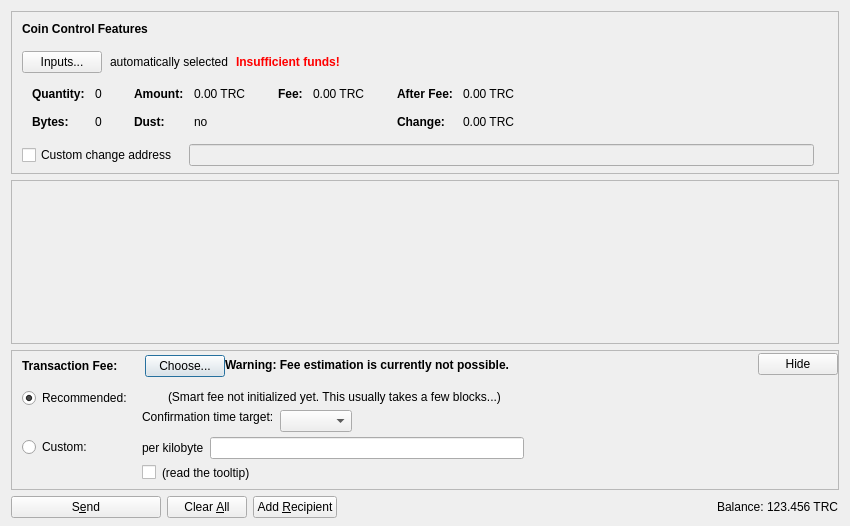
<?xml version="1.0" encoding="UTF-8"?>
<ui version="4.0">
 <class>SendCoinsDialog</class>
 <widget class="QDialog" name="SendCoinsDialog">
  <property name="geometry">
   <rect>
    <x>0</x>
    <y>0</y>
    <width>850</width>
    <height>526</height>
   </rect>
  </property>
  <property name="windowTitle">
   <string>Send Coins</string>
  </property>
  <layout class="QVBoxLayout" name="verticalLayout" stretch="0,1,0,0">
   <property name="bottomMargin">
    <number>8</number>
   </property>
   <item>
    <widget class="QFrame" name="frameCoinControl">
     <property name="sizePolicy">
      <sizepolicy hsizetype="Expanding" vsizetype="Expanding">
       <horstretch>0</horstretch>
       <verstretch>0</verstretch>
      </sizepolicy>
     </property>
     <property name="maximumSize">
      <size>
       <width>16777215</width>
       <height>16777215</height>
      </size>
     </property>
     <property name="frameShape">
      <enum>QFrame::StyledPanel</enum>
     </property>
     <property name="frameShadow">
      <enum>QFrame::Sunken</enum>
     </property>
     <layout class="QVBoxLayout" name="verticalLayoutCoinControl2">
      <property name="spacing">
       <number>0</number>
      </property>
      <property name="leftMargin">
       <number>0</number>
      </property>
      <property name="topMargin">
       <number>0</number>
      </property>
      <property name="rightMargin">
       <number>0</number>
      </property>
      <property name="bottomMargin">
       <number>6</number>
      </property>
      <item>
       <layout class="QVBoxLayout" name="verticalLayoutCoinControl" stretch="0,0,0,0,1">
        <property name="spacing">
         <number>0</number>
        </property>
        <property name="leftMargin">
         <number>10</number>
        </property>
        <property name="topMargin">
         <number>10</number>
        </property>
        <item>
         <layout class="QHBoxLayout" name="horizontalLayoutCoinControl1">
          <property name="bottomMargin">
           <number>15</number>
          </property>
          <item>
           <widget class="QLabel" name="labelCoinControlFeatures">
            <property name="sizePolicy">
             <sizepolicy hsizetype="Preferred" vsizetype="Maximum">
              <horstretch>0</horstretch>
              <verstretch>0</verstretch>
             </sizepolicy>
            </property>
            <property name="font">
             <font>
              <weight>75</weight>
              <bold>true</bold>
             </font>
            </property>
            <property name="styleSheet">
             <string notr="true">font-weight:bold;</string>
            </property>
            <property name="text">
             <string>Coin Control Features</string>
            </property>
           </widget>
          </item>
         </layout>
        </item>
        <item>
         <layout class="QHBoxLayout" name="horizontalLayoutCoinControl2" stretch="0,0,0,0">
          <property name="spacing">
           <number>8</number>
          </property>
          <property name="bottomMargin">
           <number>10</number>
          </property>
          <item>
           <widget class="QPushButton" name="pushButtonCoinControl">
            <property name="styleSheet">
             <string notr="true"/>
            </property>
            <property name="text">
             <string>Inputs...</string>
            </property>
            <property name="autoDefault">
             <bool>false</bool>
            </property>
           </widget>
          </item>
          <item>
           <widget class="QLabel" name="labelCoinControlAutomaticallySelected">
            <property name="text">
             <string>automatically selected</string>
            </property>
            <property name="margin">
             <number>5</number>
            </property>
           </widget>
          </item>
          <item>
           <widget class="QLabel" name="labelCoinControlInsuffFunds">
            <property name="font">
             <font>
              <weight>75</weight>
              <bold>true</bold>
             </font>
            </property>
            <property name="styleSheet">
             <string notr="true">color:red;font-weight:bold;</string>
            </property>
            <property name="text">
             <string>Insufficient funds!</string>
            </property>
            <property name="margin">
             <number>5</number>
            </property>
           </widget>
          </item>
          <item>
           <spacer name="horizontalSpacerCoinControl">
            <property name="orientation">
             <enum>Qt::Horizontal</enum>
            </property>
            <property name="sizeHint" stdset="0">
             <size>
              <width>40</width>
              <height>1</height>
             </size>
            </property>
           </spacer>
          </item>
         </layout>
        </item>
        <item>
         <widget class="QWidget" name="widgetCoinControl" native="true">
          <property name="sizePolicy">
           <sizepolicy hsizetype="Preferred" vsizetype="Preferred">
            <horstretch>0</horstretch>
            <verstretch>0</verstretch>
           </sizepolicy>
          </property>
          <property name="minimumSize">
           <size>
            <width>0</width>
            <height>0</height>
           </size>
          </property>
          <property name="styleSheet">
           <string notr="true"/>
          </property>
          <layout class="QHBoxLayout" name="horizontalLayoutCoinControl5">
           <property name="leftMargin">
            <number>0</number>
           </property>
           <property name="topMargin">
            <number>0</number>
           </property>
           <property name="rightMargin">
            <number>0</number>
           </property>
           <property name="bottomMargin">
            <number>0</number>
           </property>
           <item>
            <layout class="QHBoxLayout" name="horizontalLayoutCoinControl3" stretch="0,0,0,1">
             <property name="spacing">
              <number>20</number>
             </property>
             <property name="topMargin">
              <number>0</number>
             </property>
             <property name="bottomMargin">
              <number>10</number>
             </property>
             <item>
              <layout class="QFormLayout" name="formLayoutCoinControl1">
               <property name="horizontalSpacing">
                <number>10</number>
               </property>
               <property name="verticalSpacing">
                <number>14</number>
               </property>
               <property name="leftMargin">
                <number>10</number>
               </property>
               <property name="topMargin">
                <number>4</number>
               </property>
               <property name="rightMargin">
                <number>6</number>
               </property>
               <item row="0" column="0">
                <widget class="QLabel" name="labelCoinControlQuantityText">
                 <property name="font">
                  <font>
                   <weight>75</weight>
                   <bold>true</bold>
                  </font>
                 </property>
                 <property name="text">
                  <string>Quantity:</string>
                 </property>
                 <property name="margin">
                  <number>0</number>
                 </property>
                </widget>
               </item>
               <item row="0" column="1">
                <widget class="QLabel" name="labelCoinControlQuantity">
                 <property name="cursor">
                  <cursorShape>IBeamCursor</cursorShape>
                 </property>
                 <property name="contextMenuPolicy">
                  <enum>Qt::ActionsContextMenu</enum>
                 </property>
                 <property name="text">
                  <string notr="true">0</string>
                 </property>
                 <property name="margin">
                  <number>0</number>
                 </property>
                 <property name="textInteractionFlags">
                  <set>Qt::LinksAccessibleByMouse|Qt::TextSelectableByKeyboard|Qt::TextSelectableByMouse</set>
                 </property>
                </widget>
               </item>
               <item row="1" column="0">
                <widget class="QLabel" name="labelCoinControlBytesText">
                 <property name="font">
                  <font>
                   <weight>75</weight>
                   <bold>true</bold>
                  </font>
                 </property>
                 <property name="text">
                  <string>Bytes:</string>
                 </property>
                </widget>
               </item>
               <item row="1" column="1">
                <widget class="QLabel" name="labelCoinControlBytes">
                 <property name="cursor">
                  <cursorShape>IBeamCursor</cursorShape>
                 </property>
                 <property name="contextMenuPolicy">
                  <enum>Qt::ActionsContextMenu</enum>
                 </property>
                 <property name="text">
                  <string notr="true">0</string>
                 </property>
                 <property name="textInteractionFlags">
                  <set>Qt::LinksAccessibleByMouse|Qt::TextSelectableByKeyboard|Qt::TextSelectableByMouse</set>
                 </property>
                </widget>
               </item>
              </layout>
             </item>
             <item>
              <layout class="QFormLayout" name="formLayoutCoinControl2">
               <property name="horizontalSpacing">
                <number>10</number>
               </property>
               <property name="verticalSpacing">
                <number>14</number>
               </property>
               <property name="leftMargin">
                <number>6</number>
               </property>
               <property name="topMargin">
                <number>4</number>
               </property>
               <property name="rightMargin">
                <number>6</number>
               </property>
               <item row="0" column="0">
                <widget class="QLabel" name="labelCoinControlAmountText">
                 <property name="font">
                  <font>
                   <weight>75</weight>
                   <bold>true</bold>
                  </font>
                 </property>
                 <property name="text">
                  <string>Amount:</string>
                 </property>
                 <property name="margin">
                  <number>0</number>
                 </property>
                </widget>
               </item>
               <item row="0" column="1">
                <widget class="QLabel" name="labelCoinControlAmount">
                 <property name="cursor">
                  <cursorShape>IBeamCursor</cursorShape>
                 </property>
                 <property name="contextMenuPolicy">
                  <enum>Qt::ActionsContextMenu</enum>
                 </property>
                 <property name="text">
                  <string notr="true">0.00 TRC</string>
                 </property>
                 <property name="textInteractionFlags">
                  <set>Qt::LinksAccessibleByMouse|Qt::TextSelectableByKeyboard|Qt::TextSelectableByMouse</set>
                 </property>
                </widget>
               </item>
               <item row="1" column="0">
                <widget class="QLabel" name="labelCoinControlLowOutputText">
                 <property name="font">
                  <font>
                   <weight>75</weight>
                   <bold>true</bold>
                  </font>
                 </property>
                 <property name="text">
                  <string>Dust:</string>
                 </property>
                </widget>
               </item>
               <item row="1" column="1">
                <widget class="QLabel" name="labelCoinControlLowOutput">
                 <property name="cursor">
                  <cursorShape>IBeamCursor</cursorShape>
                 </property>
                 <property name="contextMenuPolicy">
                  <enum>Qt::ActionsContextMenu</enum>
                 </property>
                 <property name="text">
                  <string notr="true">no</string>
                 </property>
                 <property name="textInteractionFlags">
                  <set>Qt::LinksAccessibleByMouse|Qt::TextSelectableByKeyboard|Qt::TextSelectableByMouse</set>
                 </property>
                </widget>
               </item>
              </layout>
             </item>
             <item>
              <layout class="QFormLayout" name="formLayoutCoinControl3">
               <property name="horizontalSpacing">
                <number>10</number>
               </property>
               <property name="verticalSpacing">
                <number>14</number>
               </property>
               <property name="leftMargin">
                <number>6</number>
               </property>
               <property name="topMargin">
                <number>4</number>
               </property>
               <property name="rightMargin">
                <number>6</number>
               </property>
               <item row="0" column="0">
                <widget class="QLabel" name="labelCoinControlFeeText">
                 <property name="font">
                  <font>
                   <weight>75</weight>
                   <bold>true</bold>
                  </font>
                 </property>
                 <property name="text">
                  <string>Fee:</string>
                 </property>
                 <property name="margin">
                  <number>0</number>
                 </property>
                </widget>
               </item>
               <item row="0" column="1">
                <widget class="QLabel" name="labelCoinControlFee">
                 <property name="cursor">
                  <cursorShape>IBeamCursor</cursorShape>
                 </property>
                 <property name="contextMenuPolicy">
                  <enum>Qt::ActionsContextMenu</enum>
                 </property>
                 <property name="text">
                  <string notr="true">0.00 TRC</string>
                 </property>
                 <property name="textInteractionFlags">
                  <set>Qt::LinksAccessibleByMouse|Qt::TextSelectableByKeyboard|Qt::TextSelectableByMouse</set>
                 </property>
                </widget>
               </item>
              </layout>
             </item>
             <item>
              <layout class="QFormLayout" name="formLayoutCoinControl4">
               <property name="horizontalSpacing">
                <number>10</number>
               </property>
               <property name="verticalSpacing">
                <number>14</number>
               </property>
               <property name="leftMargin">
                <number>6</number>
               </property>
               <property name="topMargin">
                <number>4</number>
               </property>
               <property name="rightMargin">
                <number>6</number>
               </property>
               <item row="0" column="0">
                <widget class="QLabel" name="labelCoinControlAfterFeeText">
                 <property name="font">
                  <font>
                   <weight>75</weight>
                   <bold>true</bold>
                  </font>
                 </property>
                 <property name="text">
                  <string>After Fee:</string>
                 </property>
                 <property name="margin">
                  <number>0</number>
                 </property>
                </widget>
               </item>
               <item row="0" column="1">
                <widget class="QLabel" name="labelCoinControlAfterFee">
                 <property name="cursor">
                  <cursorShape>IBeamCursor</cursorShape>
                 </property>
                 <property name="contextMenuPolicy">
                  <enum>Qt::ActionsContextMenu</enum>
                 </property>
                 <property name="text">
                  <string notr="true">0.00 TRC</string>
                 </property>
                 <property name="textInteractionFlags">
                  <set>Qt::LinksAccessibleByMouse|Qt::TextSelectableByKeyboard|Qt::TextSelectableByMouse</set>
                 </property>
                </widget>
               </item>
               <item row="1" column="0">
                <widget class="QLabel" name="labelCoinControlChangeText">
                 <property name="font">
                  <font>
                   <weight>75</weight>
                   <bold>true</bold>
                  </font>
                 </property>
                 <property name="text">
                  <string>Change:</string>
                 </property>
                </widget>
               </item>
               <item row="1" column="1">
                <widget class="QLabel" name="labelCoinControlChange">
                 <property name="cursor">
                  <cursorShape>IBeamCursor</cursorShape>
                 </property>
                 <property name="contextMenuPolicy">
                  <enum>Qt::ActionsContextMenu</enum>
                 </property>
                 <property name="text">
                  <string notr="true">0.00 TRC</string>
                 </property>
                 <property name="textInteractionFlags">
                  <set>Qt::LinksAccessibleByMouse|Qt::TextSelectableByKeyboard|Qt::TextSelectableByMouse</set>
                 </property>
                </widget>
               </item>
              </layout>
             </item>
            </layout>
           </item>
          </layout>
         </widget>
        </item>
        <item>
         <layout class="QHBoxLayout" name="horizontalLayoutCoinControl4" stretch="0,0,0">
          <property name="spacing">
           <number>12</number>
          </property>
          <property name="sizeConstraint">
           <enum>QLayout::SetDefaultConstraint</enum>
          </property>
          <property name="topMargin">
           <number>5</number>
          </property>
          <property name="rightMargin">
           <number>5</number>
          </property>
          <item>
           <widget class="QCheckBox" name="checkBoxCoinControlChange">
            <property name="toolTip">
             <string>If this is activated, but the change address is empty or invalid, change will be sent to a newly generated address.</string>
            </property>
            <property name="text">
             <string>Custom change address</string>
            </property>
           </widget>
          </item>
          <item>
           <widget class="QValidatedLineEdit" name="lineEditCoinControlChange">
            <property name="enabled">
             <bool>false</bool>
            </property>
            <property name="sizePolicy">
             <sizepolicy hsizetype="Expanding" vsizetype="Fixed">
              <horstretch>0</horstretch>
              <verstretch>0</verstretch>
             </sizepolicy>
            </property>
           </widget>
          </item>
          <item>
           <widget class="QLabel" name="labelCoinControlChangeLabel">
            <property name="sizePolicy">
             <sizepolicy hsizetype="Preferred" vsizetype="Expanding">
              <horstretch>0</horstretch>
              <verstretch>0</verstretch>
             </sizepolicy>
            </property>
            <property name="minimumSize">
             <size>
              <width>0</width>
              <height>0</height>
             </size>
            </property>
            <property name="text">
             <string/>
            </property>
            <property name="margin">
             <number>3</number>
            </property>
           </widget>
          </item>
         </layout>
        </item>
        <item>
         <spacer name="verticalSpacerCoinControl">
          <property name="orientation">
           <enum>Qt::Vertical</enum>
          </property>
          <property name="sizeHint" stdset="0">
           <size>
            <width>800</width>
            <height>1</height>
           </size>
          </property>
         </spacer>
        </item>
       </layout>
      </item>
     </layout>
    </widget>
   </item>
   <item>
    <widget class="QScrollArea" name="scrollArea">
     <property name="widgetResizable">
      <bool>true</bool>
     </property>
     <widget class="QWidget" name="scrollAreaWidgetContents">
      <property name="geometry">
       <rect>
        <x>0</x>
        <y>0</y>
        <width>830</width>
        <height>104</height>
       </rect>
      </property>
      <layout class="QVBoxLayout" name="verticalLayout_2" stretch="0,1">
       <property name="leftMargin">
        <number>0</number>
       </property>
       <property name="topMargin">
        <number>0</number>
       </property>
       <property name="rightMargin">
        <number>0</number>
       </property>
       <property name="bottomMargin">
        <number>0</number>
       </property>
       <item>
        <layout class="QVBoxLayout" name="entries">
         <property name="spacing">
          <number>6</number>
         </property>
        </layout>
       </item>
       <item>
        <spacer name="verticalSpacer">
         <property name="orientation">
          <enum>Qt::Vertical</enum>
         </property>
         <property name="sizeHint" stdset="0">
          <size>
           <width>20</width>
           <height>40</height>
          </size>
         </property>
        </spacer>
       </item>
      </layout>
     </widget>
    </widget>
   </item>
   <item>
    <widget class="QFrame" name="frameFee">
     <property name="sizePolicy">
      <sizepolicy hsizetype="Expanding" vsizetype="Expanding">
       <horstretch>0</horstretch>
       <verstretch>0</verstretch>
      </sizepolicy>
     </property>
     <property name="maximumSize">
      <size>
       <width>16777215</width>
       <height>16777215</height>
      </size>
     </property>
     <property name="frameShape">
      <enum>QFrame::StyledPanel</enum>
     </property>
     <property name="frameShadow">
      <enum>QFrame::Sunken</enum>
     </property>
     <layout class="QVBoxLayout" name="verticalLayoutFee1">
      <property name="spacing">
       <number>0</number>
      </property>
      <property name="leftMargin">
       <number>0</number>
      </property>
      <property name="topMargin">
       <number>0</number>
      </property>
      <property name="rightMargin">
       <number>0</number>
      </property>
      <property name="bottomMargin">
       <number>0</number>
      </property>
      <item>
       <layout class="QVBoxLayout" name="verticalLayoutFee2" stretch="0,0,0">
        <property name="spacing">
         <number>0</number>
        </property>
        <property name="leftMargin">
         <number>10</number>
        </property>
        <property name="topMargin">
         <number>0</number>
        </property>
        <item>
         <layout class="QHBoxLayout" name="horizontalLayoutFee1">
          <property name="bottomMargin">
           <number>0</number>
          </property>
          <item>
           <layout class="QVBoxLayout" name="verticalLayoutFee7">
            <property name="spacing">
             <number>0</number>
            </property>
            <item>
             <spacer name="verticalSpacerSmartFee">
              <property name="orientation">
               <enum>Qt::Vertical</enum>
              </property>
              <property name="sizeType">
               <enum>QSizePolicy::Fixed</enum>
              </property>
              <property name="sizeHint" stdset="0">
               <size>
                <width>1</width>
                <height>4</height>
               </size>
              </property>
             </spacer>
            </item>
            <item>
             <layout class="QHBoxLayout" name="horizontalLayoutSmartFee">
              <property name="spacing">
               <number>10</number>
              </property>
              <item>
               <widget class="QLabel" name="labelFeeHeadline">
                <property name="sizePolicy">
                 <sizepolicy hsizetype="Preferred" vsizetype="Maximum">
                  <horstretch>0</horstretch>
                  <verstretch>0</verstretch>
                 </sizepolicy>
                </property>
                <property name="font">
                 <font>
                  <weight>75</weight>
                  <bold>true</bold>
                 </font>
                </property>
                <property name="styleSheet">
                 <string notr="true">font-weight:bold;</string>
                </property>
                <property name="text">
                 <string>Transaction Fee:</string>
                </property>
               </widget>
              </item>
              <item>
               <widget class="QLabel" name="labelFeeMinimized">
                <property name="text">
                 <string/>
                </property>
               </widget>
              </item>
              <item>
               <widget class="QPushButton" name="buttonChooseFee">
                <property name="text">
                 <string>Choose...</string>
                </property>
               </widget>
              </item>
             </layout>
            </item>
            <item>
             <spacer name="verticalSpacer_5">
              <property name="orientation">
               <enum>Qt::Vertical</enum>
              </property>
              <property name="sizeHint" stdset="0">
               <size>
                <width>1</width>
                <height>1</height>
               </size>
              </property>
             </spacer>
            </item>
           </layout>
          </item>
          <item>
           <widget class="QLabel" name="fallbackFeeWarningLabel">
            <property name="toolTip">
             <string>Using the fallbackfee can result in sending a transaction that will take several hours or days (or never) to confirm. Consider choosing your fee manually or wait until you have validated the complete chain.</string>
            </property>
            <property name="font">
            <font>
                <weight>75</weight>
                <bold>true</bold>
            </font>
            </property>
            <property name="text">
             <string>Warning: Fee estimation is currently not possible.</string>
            </property>
            <property name="wordWrap">
             <bool>false</bool>
            </property>
           </widget>
          </item>
          <item>
           <spacer name="horizontalSpacer_4">
            <property name="orientation">
             <enum>Qt::Horizontal</enum>
            </property>
            <property name="sizeType">
             <enum>QSizePolicy::MinimumExpanding</enum>
            </property>
            <property name="sizeHint" stdset="0">
             <size>
              <width>40</width>
              <height>20</height>
             </size>
            </property>
           </spacer>
          </item>
          <item>
           <widget class="QPushButton" name="buttonMinimizeFee">
            <property name="toolTip">
             <string>collapse fee-settings</string>
            </property>
            <property name="text">
             <string>Hide</string>
            </property>
           </widget>
          </item>
         </layout>
        </item>
        <item>
         <widget class="QFrame" name="frameFeeSelection">
          <layout class="QVBoxLayout" name="verticalLayoutFee12">
           <property name="spacing">
            <number>0</number>
           </property>
           <property name="leftMargin">
            <number>0</number>
           </property>
           <property name="topMargin">
            <number>0</number>
           </property>
           <property name="rightMargin">
            <number>0</number>
           </property>
           <property name="bottomMargin">
            <number>0</number>
           </property>
           <item>
            <layout class="QGridLayout" name="gridLayoutFee">
             <property name="topMargin">
              <number>10</number>
             </property>
             <property name="bottomMargin">
              <number>4</number>
             </property>
             <property name="horizontalSpacing">
              <number>10</number>
             </property>
             <property name="verticalSpacing">
              <number>4</number>
             </property>
             <item row="1" column="1">
              <layout class="QVBoxLayout" name="verticalLayoutFee8">
               <property name="spacing">
                <number>6</number>
               </property>
               <item>
                <layout class="QHBoxLayout" name="horizontalLayoutFee13">
                 <item>
                  <widget class="QLabel" name="labelCustomPerKilobyte">
                   <property name="toolTip">
                    <string>Specify a custom fee per kB (1,000 bytes) of the transaction's virtual size.

Note:  Since the fee is calculated on a per-byte basis, a fee of "100 satoshis per kB" for a transaction size of 500 bytes (half of 1 kB) would ultimately yield a fee of only 50 satoshis.</string>
                   </property>
                   <property name="text">
                    <string>per kilobyte</string>
                   </property>
                  </widget>
                 </item>
                 <item>
                  <widget class="BitcoinAmountField" name="customFee"/>
                 </item>
                 <item>
                  <spacer name="horizontalSpacer_6">
                   <property name="orientation">
                    <enum>Qt::Horizontal</enum>
                   </property>
                   <property name="sizeHint" stdset="0">
                    <size>
                     <width>1</width>
                     <height>1</height>
                    </size>
                   </property>
                  </spacer>
                 </item>
                </layout>
               </item>
               <item>
                <layout class="QHBoxLayout" name="horizontalLayoutFee8">
                 <item>
                  <widget class="QCheckBox" name="checkBoxMinimumFee">
                   <property name="toolTip">
                    <string>Paying only the minimum fee is just fine as long as there is less transaction volume than space in the blocks. But be aware that this can end up in a never confirming transaction once there is more demand for truecoin transactions than the network can process.</string>
                   </property>
                   <property name="text">
                    <string/>
                   </property>
                  </widget>
                 </item>
                 <item>
                  <widget class="QLabel" name="labelMinFeeWarning">
                   <property name="enabled">
                    <bool>true</bool>
                   </property>
                   <property name="toolTip">
                    <string>Paying only the minimum fee is just fine as long as there is less transaction volume than space in the blocks. But be aware that this can end up in a never confirming transaction once there is more demand for truecoin transactions than the network can process.</string>
                   </property>
                   <property name="text">
                    <string>(read the tooltip)</string>
                   </property>
                   <property name="margin">
                    <number>5</number>
                   </property>
                  </widget>
                 </item>
                 <item>
                  <spacer name="horizontalSpacer_2">
                   <property name="orientation">
                    <enum>Qt::Horizontal</enum>
                   </property>
                   <property name="sizeHint" stdset="0">
                    <size>
                     <width>1</width>
                     <height>1</height>
                    </size>
                   </property>
                  </spacer>
                 </item>
                </layout>
               </item>
              </layout>
             </item>
             <item row="0" column="0">
              <layout class="QVBoxLayout" name="verticalLayoutFee4" stretch="0,1">
               <item>
                <widget class="QRadioButton" name="radioSmartFee">
                 <property name="text">
                  <string>Recommended:</string>
                 </property>
                 <property name="checked">
                  <bool>true</bool>
                 </property>
                 <attribute name="buttonGroup">
                  <string notr="true">groupFee</string>
                 </attribute>
                </widget>
               </item>
               <item>
                <spacer name="verticalSpacer_2">
                 <property name="orientation">
                  <enum>Qt::Vertical</enum>
                 </property>
                 <property name="sizeHint" stdset="0">
                  <size>
                   <width>1</width>
                   <height>1</height>
                  </size>
                 </property>
                </spacer>
               </item>
              </layout>
             </item>
             <item row="1" column="0">
              <layout class="QVBoxLayout" name="verticalLayoutFee9" stretch="0,1">
               <item>
                <widget class="QRadioButton" name="radioCustomFee">
                 <property name="text">
                  <string>Custom:</string>
                 </property>
                 <attribute name="buttonGroup">
                  <string notr="true">groupFee</string>
                 </attribute>
                </widget>
               </item>
               <item>
                <spacer name="verticalSpacer_6">
                 <property name="orientation">
                  <enum>Qt::Vertical</enum>
                 </property>
                 <property name="sizeHint" stdset="0">
                  <size>
                   <width>1</width>
                   <height>1</height>
                  </size>
                 </property>
                </spacer>
               </item>
              </layout>
             </item>
             <item row="0" column="1">
              <layout class="QVBoxLayout" name="verticalLayoutFee3" stretch="0,0,1">
               <property name="spacing">
                <number>6</number>
               </property>
               <property name="topMargin">
                <number>2</number>
               </property>
               <item>
                <layout class="QHBoxLayout" name="horizontalLayoutFee12">
                 <item>
                  <widget class="QLabel" name="labelSmartFee">
                   <property name="text">
                    <string/>
                   </property>
                   <property name="margin">
                    <number>2</number>
                   </property>
                  </widget>
                 </item>
                 <item>
                  <widget class="QLabel" name="labelFeeEstimation">
                   <property name="text">
                    <string/>
                   </property>
                  </widget>
                 </item>
                 <item>
                  <widget class="QLabel" name="labelSmartFee2">
                   <property name="text">
                    <string>(Smart fee not initialized yet. This usually takes a few blocks...)</string>
                   </property>
                   <property name="margin">
                    <number>2</number>
                   </property>
                  </widget>
                 </item>
                 <item>
                  <spacer name="horizontalSpacer_5">
                   <property name="orientation">
                    <enum>Qt::Horizontal</enum>
                   </property>
                   <property name="sizeHint" stdset="0">
                    <size>
                     <width>1</width>
                     <height>1</height>
                    </size>
                   </property>
                  </spacer>
                 </item>
                </layout>
               </item>
               <item>
                <layout class="QHBoxLayout" name="horizontalLayoutFee9">
                 <item>
                  <layout class="QVBoxLayout" name="verticalLayoutFee6">
                   <item>
                    <widget class="QLabel" name="labelSmartFee3">
                     <property name="text">
                      <string>Confirmation time target:</string>
                     </property>
                     <property name="margin">
                      <number>2</number>
                     </property>
                    </widget>
                   </item>
                   <item>
                    <spacer name="verticalSpacer_3">
                     <property name="orientation">
                      <enum>Qt::Vertical</enum>
                     </property>
                     <property name="sizeHint" stdset="0">
                      <size>
                       <width>1</width>
                       <height>1</height>
                      </size>
                     </property>
                    </spacer>
                   </item>
                  </layout>
                 </item>
                 <item>
                  <layout class="QVBoxLayout" name="verticalLayoutFee5">
                   <property name="rightMargin">
                    <number>30</number>
                   </property>
                   <item>
                    <layout class="QHBoxLayout" name="horizontalLayoutConfTarget">
                     <property name="bottomMargin">
                      <number>0</number>
                     </property>
                     <item>
                      <widget class="QComboBox" name="confTargetSelector"/>
                     </item>
                     <item>
                      <spacer name="horizontalSpacerConfTarget">
                       <property name="orientation">
                        <enum>Qt::Horizontal</enum>
                       </property>
                       <property name="sizeHint" stdset="0">
                        <size>
                         <width>40</width>
                         <height>20</height>
                        </size>
                       </property>
                      </spacer>
                     </item>
                    </layout>
                   </item>
                  </layout>
                 </item>
                </layout>
               </item>
               <item>
                <spacer name="verticalSpacer_4">
                 <property name="orientation">
                  <enum>Qt::Vertical</enum>
                 </property>
                 <property name="sizeHint" stdset="0">
                  <size>
                   <width>1</width>
                   <height>1</height>
                  </size>
                 </property>
                </spacer>
               </item>
              </layout>
             </item>
            </layout>
           </item>
          </layout>
         </widget>
        </item>
        <item>
         <spacer name="verticalSpacerFee">
          <property name="orientation">
           <enum>Qt::Vertical</enum>
          </property>
          <property name="sizeHint" stdset="0">
           <size>
            <width>40</width>
            <height>5</height>
           </size>
          </property>
         </spacer>
        </item>
       </layout>
      </item>
     </layout>
    </widget>
   </item>
   <item>
    <layout class="QHBoxLayout" name="horizontalLayout">
     <item>
      <widget class="QPushButton" name="sendButton">
       <property name="minimumSize">
        <size>
         <width>150</width>
         <height>0</height>
        </size>
       </property>
       <property name="toolTip">
        <string>Confirm the send action</string>
       </property>
       <property name="text">
        <string>S&amp;end</string>
       </property>
       <property name="icon">
        <iconset resource="../bitcoin.qrc">
         <normaloff>:/icons/send</normaloff>:/icons/send</iconset>
       </property>
       <property name="autoDefault">
        <bool>false</bool>
       </property>
       <property name="default">
        <bool>false</bool>
       </property>
      </widget>
     </item>
     <item>
      <widget class="QPushButton" name="clearButton">
       <property name="sizePolicy">
        <sizepolicy hsizetype="Minimum" vsizetype="Fixed">
         <horstretch>0</horstretch>
         <verstretch>0</verstretch>
        </sizepolicy>
       </property>
       <property name="toolTip">
        <string>Clear all fields of the form.</string>
       </property>
       <property name="text">
        <string>Clear &amp;All</string>
       </property>
       <property name="icon">
        <iconset resource="../bitcoin.qrc">
         <normaloff>:/icons/remove</normaloff>:/icons/remove</iconset>
       </property>
       <property name="autoDefault">
        <bool>false</bool>
       </property>
      </widget>
     </item>
     <item>
      <widget class="QPushButton" name="addButton">
       <property name="toolTip">
        <string>Send to multiple recipients at once</string>
       </property>
       <property name="text">
        <string>Add &amp;Recipient</string>
       </property>
       <property name="icon">
        <iconset resource="../bitcoin.qrc">
         <normaloff>:/icons/add</normaloff>:/icons/add</iconset>
       </property>
       <property name="autoDefault">
        <bool>false</bool>
       </property>
      </widget>
     </item>
     <item>
      <spacer name="horizontalSpacer">
       <property name="orientation">
        <enum>Qt::Horizontal</enum>
       </property>
       <property name="sizeHint" stdset="0">
        <size>
         <width>40</width>
         <height>20</height>
        </size>
       </property>
      </spacer>
     </item>
     <item>
      <layout class="QHBoxLayout" name="horizontalLayout_2">
       <property name="spacing">
        <number>3</number>
       </property>
       <item>
        <widget class="QLabel" name="label">
         <property name="sizePolicy">
          <sizepolicy hsizetype="Preferred" vsizetype="Fixed">
           <horstretch>0</horstretch>
           <verstretch>0</verstretch>
          </sizepolicy>
         </property>
         <property name="text">
          <string>Balance:</string>
         </property>
        </widget>
       </item>
       <item>
        <widget class="QLabel" name="labelBalance">
         <property name="sizePolicy">
          <sizepolicy hsizetype="Preferred" vsizetype="Fixed">
           <horstretch>0</horstretch>
           <verstretch>0</verstretch>
          </sizepolicy>
         </property>
         <property name="cursor">
          <cursorShape>IBeamCursor</cursorShape>
         </property>
         <property name="text">
          <string notr="true">123.456 TRC</string>
         </property>
         <property name="textInteractionFlags">
          <set>Qt::LinksAccessibleByMouse|Qt::TextSelectableByKeyboard|Qt::TextSelectableByMouse</set>
         </property>
        </widget>
       </item>
      </layout>
     </item>
    </layout>
   </item>
  </layout>
 </widget>
 <customwidgets>
  <customwidget>
   <class>QValidatedLineEdit</class>
   <extends>QLineEdit</extends>
   <header>qt/qvalidatedlineedit.h</header>
  </customwidget>
  <customwidget>
   <class>BitcoinAmountField</class>
   <extends>QLineEdit</extends>
   <header>qt/bitcoinamountfield.h</header>
   <container>1</container>
  </customwidget>
 </customwidgets>
 <resources>
  <include location="../bitcoin.qrc"/>
 </resources>
 <connections/>
 <buttongroups>
  <buttongroup name="groupFee"/>
 </buttongroups>
</ui>
